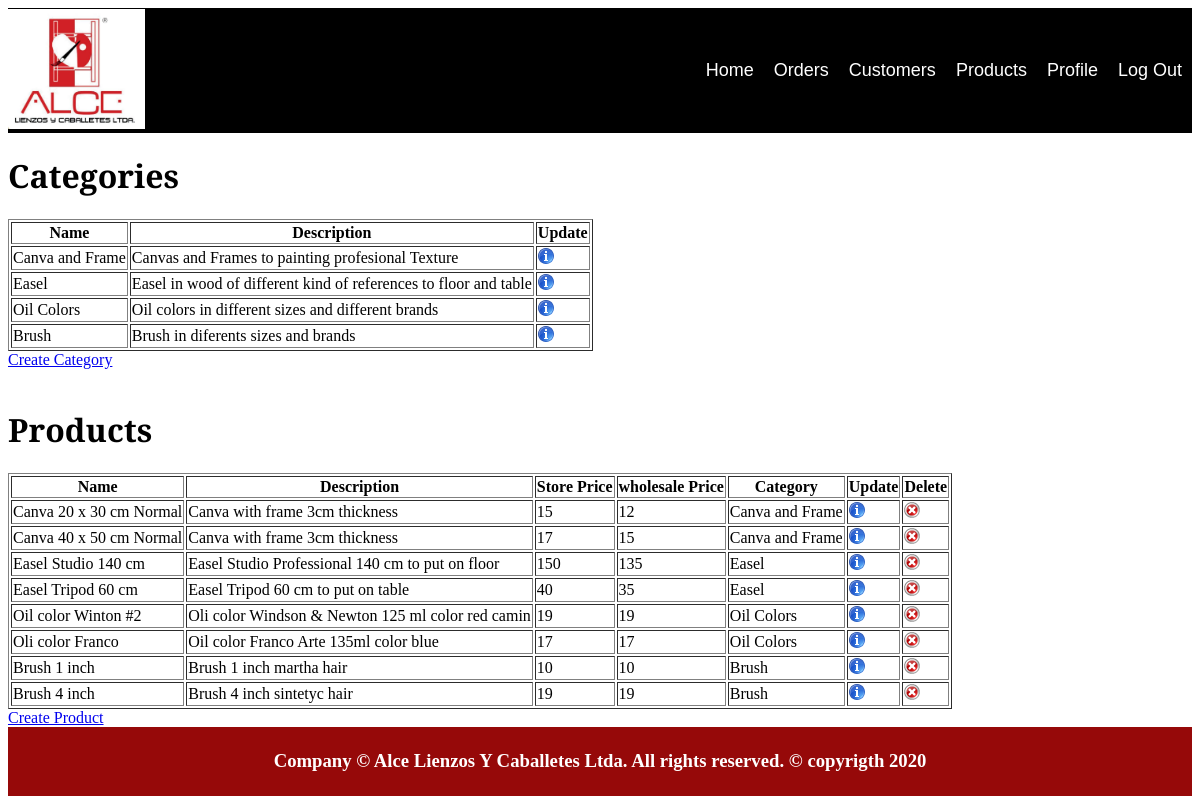
/products.php, run on the app's committed database.
### tables this page shows
CREATE TABLE `categories` (
  `id_categ` INT NOT NULL AUTO_INCREMENT,
  `categ_name` VARCHAR(45) NOT NULL,
  `categ_desc` VARCHAR(100) NOT NULL,
  PRIMARY KEY (`id_categ`));

CREATE TABLE `products` (
  `id_prod` INT NOT NULL AUTO_INCREMENT,
  `prod_name` VARCHAR(60) NOT NULL,
  `prod_descr` VARCHAR(100) NOT NULL,
  `prod_price1` INT(11) NOT NULL,
  `prod_price2` INT(11) NOT NULL,
  `id_category` INT NULL,
  PRIMARY KEY (`id_prod`),
  INDEX `id_category_idx` (`id_category` ASC),
  CONSTRAINT `id_category`
    FOREIGN KEY (`id_category`)
    REFERENCES `categories` (`id_categ`)
    ON DELETE NO ACTION
    ON UPDATE NO ACTION);

### products.php (the view, shortened to what this page needs)
<?php
require_once('header.php');
?>
<h1>Categories</h1>
<?php
require_once('db/db.php');
$sql = "SELECT * FROM categories";
$cmd = $db->prepare($sql);
$cmd->execute();
$categories = $cmd->fetchAll();
echo '<table border="1"><thead><th>Name</th><th>Description</th><th>Update</th></thead>';
foreach ($categories as $value) {
    echo '<tr><td>'. $value['categ_name'] . '</td>
                <td>' . $value['categ_desc'] . '</td>
                <td><a href="category_details.php?id_categ=' . $value['id_categ'] . '">
        <img src="img/update.png" alt="" aling="center"></img></td></tr>';
}
echo '</table>';
?>
<a href="category_details.php">Create Category</a>
<br>
<br>
<h1>Products</h1>
<?php
$sql = "SELECT distinct * FROM products, categories
        where id_categ = id_category";
$cmd = $db->prepare($sql);
$cmd->execute();
$products = $cmd->fetchAll();
echo '<table border="1"><thead><th>Name</th><th>Description</th><th>Store Price</th>
        <th>wholesale Price</th><th>Category</th><th>Update</th><th>Delete</th></thead>';
foreach ($products as $value) {
    echo '<tr><td>' . $value['prod_name'] . '</td>
        <td>' . $value['prod_descr'] . '</td>
        <td>' . $value['prod_price1'] . '</td>
        <td>' . $value['prod_price2'] . '</td>
        <td>' . $value['categ_name'] . '</td>
        <td><a href="product_details.php?id_prod=' . $value['id_prod'] . '">
        <img src="img/update.png" alt="" aling="center"></img></td>
        <td><a href="delete_product.php?id_prod=' . $value['id_prod'] .'"
            onclick=return confirmDelete();"><img src="img/delete.png" alt="" aling="center"></img></td>
        </tr>';
}
echo '</table>';
?>
<a href="product_details.php">Create Product</a>
<br>
<?php
require_once('footer.php')
?>

### header.php (shortened to what this page needs)
<!DOCTYPE html>
<html lang="en">
<head>
    <link rel="stylesheet" href="css/style.css">
</head>
<header>
  <article>
    <a href="index.html">
      <img src="img/logo.PNG" alt="logo">
    </a>
  </article>
  <nav>
    <ul>
      <li><a href="home.php">Home</li>
      <li><a href="">Orders</li>
      <li><a href="customers.php">Customers</a>
      <li><a href="products.php">Products</a>
        <li><a href="">Profile</a>
        <li><a href="">Log Out</a>
      </li>
     </ul>
  </nav>
</header>

### footer.php
<footer>
      <article>
        <h3><p>Company © Alce Lienzos Y Caballetes Ltda. All rights reserved. © copyrigth 2020</p></h3>
      </article>
</footer>
</body>
</html>

### css/style.css (style rules this page uses)
header { height: 125px; display: flex; background-color: #000000; align-items: center; }
header article { flex-grow: 1; }
header article a img { height: 120px; }
nav ul { display: flex; list-style: none; }
nav ul li { padding: 0px 10px 0px 10px; }
nav ul li a { color: #ffffff; font-size: 18px; text-decoration: none; font-family: 'Raleway', sans-serif; }
h1 { font-family: 'Cinzel', serif; }
footer { background-color: #000000; padding: 50px; }
footer h3 { color: #ffffff; margin: 0px; width: 100%; text-align: center; }
footer { display: flex; justify-content: center; padding: 5px; background-color: #960909; color: #fff; }

### data on the page
categories: categ_name "Canva and Frame", categ_desc "Canvas and Frames to painting profesional Texture"
categories: categ_name "Easel", categ_desc "Easel in wood of different kind of references to floor and table"
categories: categ_name "Oil Colors", categ_desc "Oil colors in different sizes and different brands"
categories: categ_name "Brush", categ_desc "Brush in diferents sizes and brands"
products: prod_name "Canva 20 x 30 cm Normal", prod_descr "Canva with frame 3cm thickness", prod_price1 "15", prod_price2 "12", id_category.categ_name "Canva and Frame"
products: prod_name "Canva 40 x 50 cm Normal", prod_descr "Canva with frame 3cm thickness", prod_price1 "17", prod_price2 "15", id_category.categ_name "Canva and Frame"
products: prod_name "Easel Studio 140 cm", prod_descr "Easel Studio Professional 140 cm to put on floor", prod_price1 "150", prod_price2 "135", id_category.categ_name "Easel"
products: prod_name "Easel Tripod 60 cm", prod_descr "Easel Tripod 60 cm to put on table", prod_price1 "40", prod_price2 "35", id_category.categ_name "Easel"
products: prod_name "Oil color Winton #2", prod_descr "Oli color Windson & Newton 125 ml color red camin", prod_price1 "19", prod_price2 "19", id_category.categ_name "Oil Colors"
products: prod_name "Oli color Franco", prod_descr "Oil color Franco Arte 135ml color blue", prod_price1 "17", prod_price2 "17", id_category.categ_name "Oil Colors"
products: prod_name "Brush 1 inch", prod_descr "Brush 1 inch martha hair", prod_price1 "10", prod_price2 "10", id_category.categ_name "Brush"
products: prod_name "Brush 4 inch", prod_descr "Brush 4 inch sintetyc hair", prod_price1 "19", prod_price2 "19", id_category.categ_name "Brush"
